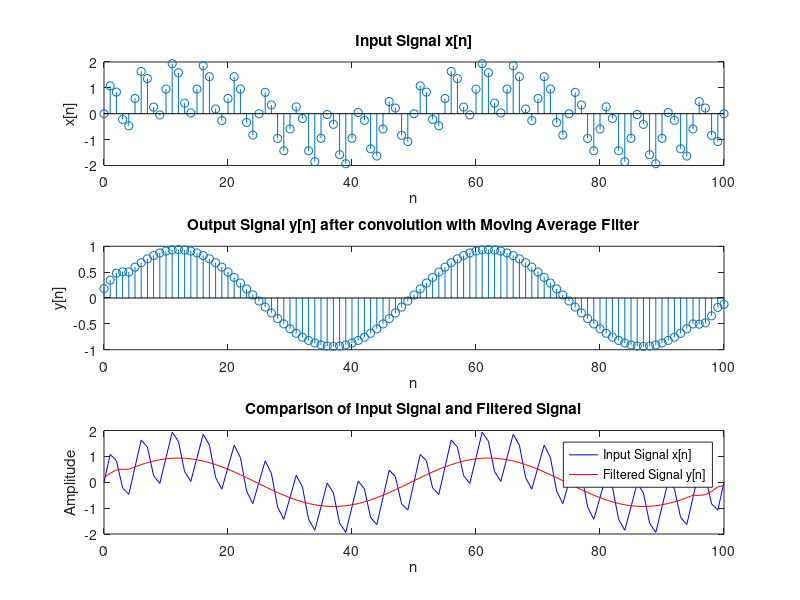

The MATLAB source for this figure:
% convolving with a moving average filter
nx = [0:100];
x = sin(2*pi*nx/50) + sin(20*pi*nx/50);

figure;
subplot(3,1,1)
stem(nx, x);
title('Input Signal x[n]');
xlabel('n');
ylabel('x[n]');

h=0.1*ones(1,10);
nh = [0:9];


% Convolve x with the filter h
y = conv(x, h, 'same');  % 'same' keeps the output length the same as input
subplot(3,1,2)
stem(nx, y);
title('Output Signal y[n] after convolution with Moving Average Filter');
xlabel('n');
ylabel('y[n]');


% Using the plot function
subplot(3,1,3)
plot(nx, x, 'b', 'DisplayName', 'Input Signal x[n]');
hold on;
plot(nx, y, 'r', 'DisplayName', 'Filtered Signal y[n]');
legend;
title('Comparison of Input Signal and Filtered Signal');
xlabel('n');
ylabel('Amplitude');

% this is the implementation of a low pass filter, which filters out higher
% frequency (the second sine term of x), essentially smoothing the signal overall. 